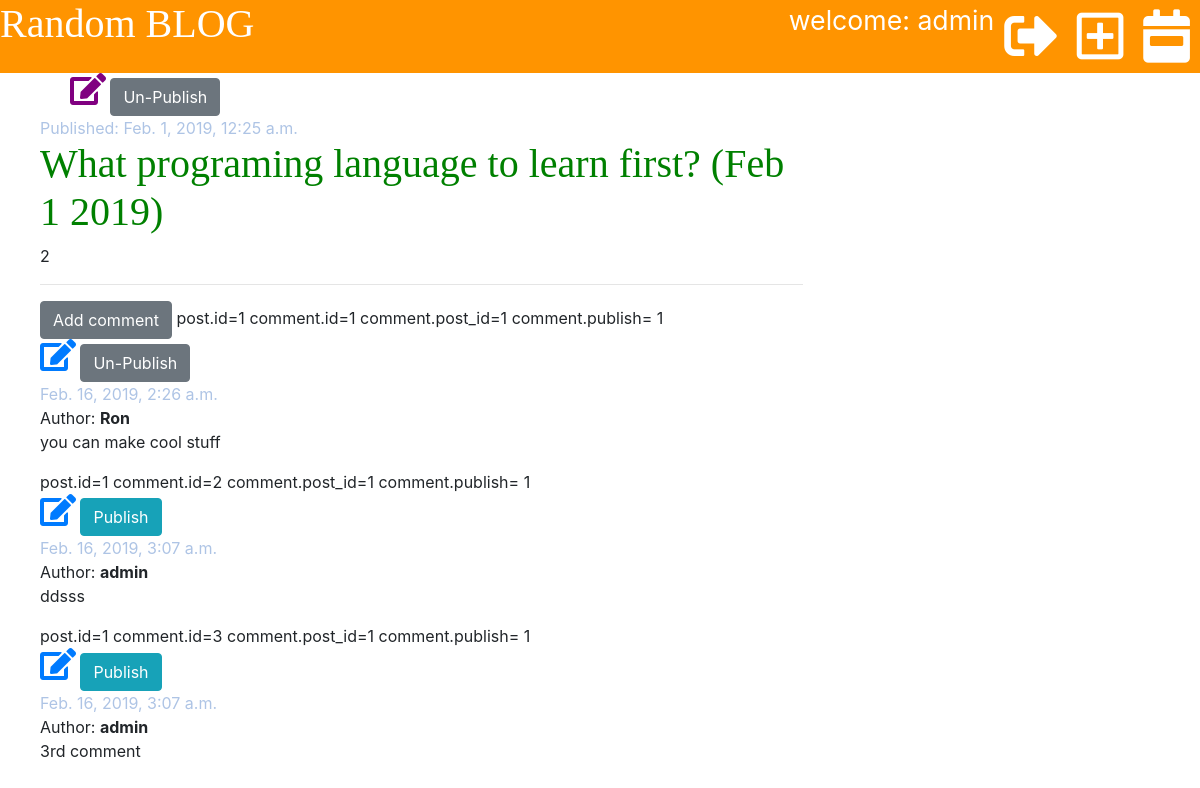
The app's page /post/1/ (signed in) with its own data.
### blog/models.py (models this page shows, shortened)
class Post(models.Model):
    author = models.ForeignKey('auth.User', on_delete=models.CASCADE)
    title = models.CharField(max_length=200)
    text = models.TextField()
    created_date = models.DateTimeField(default=timezone.now)
    published_date = models.DateTimeField(blank=True, null=True)
    test_date = models.DateTimeField(blank=True, null=True)

class Comment(models.Model):
    post = models.ForeignKey('blog.Post', on_delete=models.CASCADE, related_name='comments')
    author = models.CharField(max_length=200)
    text = models.TextField()
    crated_date = models.DateTimeField(default=timezone.now)
    approved = models.BooleanField(default=False)
    def __str__(self):
        return self.text

### blog/views.py (the view)
# urls.py: path('post/<int:pk>/', views.post_detail, name='post_detail'),
def post_detail(request, pk):
    post = get_object_or_404(Post, pk=pk)
    print(request.user)
    if str(request.user) == 'AnonymousUser':
        print('matchmmmmmmmmmmmmmmmmmmmmmmmmmmmmmm')
    if str(request.user) != 'AnonymousUser':
        permissions = Permission.objects.filter(user=request.user)
        print(permissions)
        for a in permissions:
            print(a)
        comments_filtered = Comment.objects.filter(post_id=pk)
    else:
        comments_filtered = Comment.objects.filter(approved=True, post_id=pk)
    print('***********************************from post2')
    print(post.text)
    print(Comment)
    for i in comments_filtered:
        print('tess   ',i.text)
    print('xxxxxxxxxxxxxxxxxxxxxxxxxxxxxxxxxxxx')
    print (comments_filtered.__dict__)
    print(pk)
    stuff_for_frontend = {'post': post, 'comments_filtered': comments_filtered}
    return render(request, 'blog/post_detail.html', stuff_for_frontend)

### blog/templates/blog/post_detail.html
{% extends 'blog/base.html' %}
{% block content %}
<div class="post">
    <span class="edit-publish">
        {% if user.is_authenticated %}
        <a href="{% url 'post_edit' pk=post.pk %}"><i class="fas fa-edit fa-2x"></i></a>
        {% endif %}
    {% if post.published_date %}
        {% if user.is_authenticated %}
        <a href="{% url 'post_post_unPublish' pk=post.pk %}"><button class="btn btn-secondary">Un-Publish</button></a>
        {% endif %}
    </span>
    <div class="date">
        Published: {{ post.published_date}}
    </div>
    {% else %}
    <a href="{% url 'post_publish' pk=post.pk %}">
        <button class="btn btn-secondary">Publish</button>
    </a>
    </span>
    {% endif %}
    <h1>{{ post.title}}</h1>
    <p>{{ post.text|linebreaksbr}}</p>
    <hr>
    {% if user.is_authenticated %}
    <a href="{% url 'add_comment_to_post' pk=post.pk %}" class="btn btn-secondary" %}>Add comment</a>
    {% endif %}
    {% for comment in comments_filtered %}
    {% if user.is_authenticated %}
    post.id={{ post.id }}
    comment.id={{ comment.id }}
    comment.post_id={{ comment.post_id }}
    comment.publish={{ comment.publish }}
    {{post.pk}}
    <div>
        <a href="{% url 'comment_edit'  pk=comment.id %}"}><i class="fas fa-edit fa-2x"></i></a>
        {% if comment.approved == False %}
            <a href="{% url 'comment_publish'  pk=comment.id %}" class="btn btn-info" }>Publish</a>
        {% else %}
            <a href="{% url 'comment_publish'  pk=comment.id %}" class="btn btn-secondary" }>Un-Publish</a>
        {% endif %}
    </div>
    {% endif %}
    <div class="comment">
        <div class="date">
            {{ comment.crated_date }}
        </div>
        Author: <strong>{{ comment.author }}</strong>
        <p>{{ comment.text }}</p>
    </div>
    {% empty %}
    <p>No comments yet...</p>
    {% endfor %}
</div>
{% endblock %}

### blog/templates/blog/base.html (shortened to what this page needs)
{% load staticfiles %}
<!doctype html>
<html lang="en">
<head>
    <link rel="stylesheet" href="{% static 'css/blog.css' %}">
    <link rel="stylesheet" href="https://stackpath.bootstrapcdn.com/bootstrap/4.3.0/css/bootstrap.min.css">
    <link rel="stylesheet" href="https://use.fontawesome.com/releases/v5.7.2/css/all.css"
>
</head>
<body>
<div class="container-blog-header">
    <div class="page-header-title">
        <h1><a href="/">Random BLOG</a></h1>
    </div>
    <div class="actions">
        {% if user.is_authenticated %}
        welcome: {{ user.get_username }}
        <a href="{% url 'post_draft_list' %}" class="top-menu"><i class="fas fa-calendar-week fa-2x"></i></a>
        <a href="{% url 'post_new' %}" class="top-menu"><i class="far fa-plus-square fa-2x"></i></a>
        <a href="{% url 'logout' %}" class="top-menu"><i class="fas fa-sign-out-alt fa-2x"></i></i></a>
        {% else %}
        <a href="{% url 'login' %}" class="top-menu"><i class="fas fa-sign-in-alt fa-2x"></i></i></a>
        {% endif %}
    </div>
</div>
<div class="content">
    <div class="row">
        <div class="col-md-8">
            {% block content %}
            {% endblock %}
        </div>
    </div>
</div>
</body>
</html>

### blog/static/css/blog.css (style rules this page uses)
.container-blog-header { display: flex; color: white; font-size: 20pt; background-color: #ff9400; text-align: right; }
.page-header-title { flex-basis: 60%; text-decoration: none; text-align: left; }
.page-header-title h1 a { color: #ffffff; text-decoration: none; text-align: left; }
.actions, .user-name { flex-basis: 40%; }
.content { margin-left: 40px; }
h1, h2, h3, h4 { font-family: 'Tangerine', 'Inconsolata', 'Drpod Sans', serif; font-size: 48px; }
.date { color: #aec4e5 }
.post { margin-bottom: 70px; }
.post h1 { color: green; }
.top-menu i { color: #ffffff; float: right; margin: 10px; }
.edit-publish a i { color: purple; padding-left: 30px; }
.comment { margin: 20x 0x 20x 20x; }

### records on screen
Post: published_date "Feb. 1, 2019, 12:25 a.m.", title "What programing language to learn first? (Feb 1 2019)", text "2", id "1", pk "1"
Comment: id "1", post_id "1", approved "Un-Publish", crated_date "Feb. 16, 2019, 2:26 a.m.", author "Ron", text "you can make cool stuff"
Comment: id "2", post_id "1", approved "Publish", crated_date "Feb. 16, 2019, 3:07 a.m.", author "admin", text "ddsss"
Comment: id "3", post_id "1", approved "Publish", crated_date "Feb. 16, 2019, 3:07 a.m.", author "admin", text "3rd comment"

### other values on screen
{{ user.get_username }} "admin"
